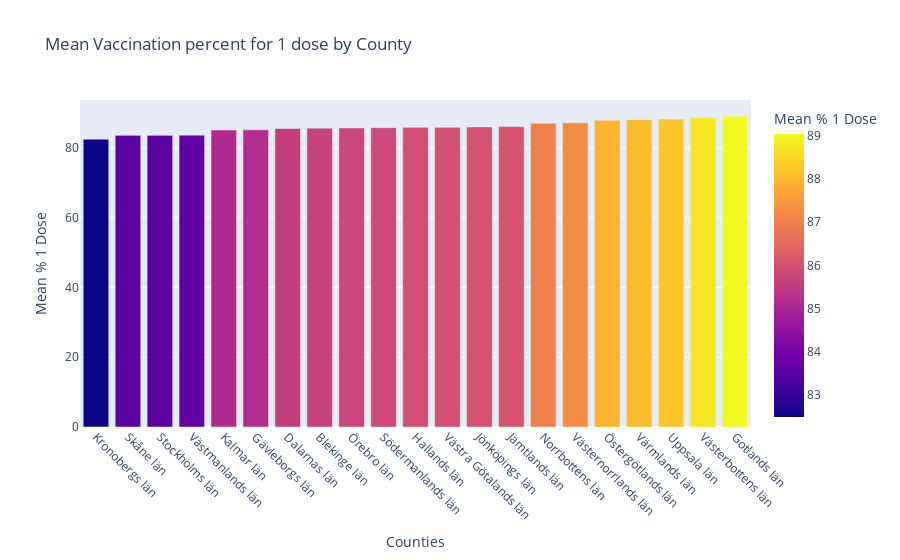

Notebook cell for this chart:
### Markdown cell above
To answer the above question we first group the data by 'region' (county), then we take the max value in the column with cumulative number of cases for each county, and the same for number of cases required hospitalization. If we then divide number of hospitalized cases with total number of cases per region we'll get an answer on which county had the highest percentage of hospitalization cases.

In our previous question we examined what counties had the highest number of cases and here we instead examine what counties has the highest number of severe cases. One could guess this also is interrelated with the vaccination rate in the counties. So we'll start examine the vaccination rate (similar to what we did in exercise 2 but with only dose 1 this time). Here we group the values for dose one in our data by county and calculate the mean values (hence they are split on age groups).

### Code cell
vaccinated_municipallity_and_age = pd.read_excel("Data/Folkhalsomyndigheten_Covid19_Vaccine.xlsx", sheet_name="Vaccinerade kommun och ålder")
df = pd.DataFrame(vaccinated_municipallity_and_age)

county_1_dose_means = df.groupby('Län_namn')['Andel minst 1 dos'].mean()

data = {
    'Counties': county_1_dose_means.index,
    'Mean % 1 Dose': county_1_dose_means.values * 100,
}

fig = px.bar(
    data, 
    x='Counties', 
    y='Mean % 1 Dose',
    title='Mean Vaccination percent for 1 dose by County',
    barmode='group',
    color='Mean % 1 Dose'
)
fig.update_xaxes(tickangle=45, categoryorder='total ascending')
fig.write_html("Visualizations/vaccination_1_dose_county.html")
fig.show()

### Figure 1 — Plotly figure (JSON) as saved in the notebook; plotly's stock layout.template omitted (floating-point values rounded to 4 significant figures)
{"data": [{"alignmentgroup": "True", "hovertemplate": "Counties=%{x}<br>Mean % 1 Dose=%{marker.color}<extra></extra>", "legendgroup": "", "marker": {"color": [85.65, 85.56, 89.03, 85.17, 85.92, 86.09, 86.0, 85.13, 82.5, 87.03, 83.59, 83.59, 85.79, 88.24, 88.08, 88.78, 87.23, 83.65, 85.94, 85.72, 87.93], "coloraxis": "coloraxis", "pattern": {"shape": ""}}, "name": "", "offsetgroup": "", "orientation": "v", "showlegend": false, "textposition": "auto", "type": "bar", "x": ["Blekinge län", "Dalarnas län", "Gotlands län", "Gävleborgs län", "Hallands län", "Jämtlands län", "Jönköpings län", "Kalmar län", "Kronobergs län", "Norrbottens län", "Skåne län", "Stockholms län", "Södermanlands län", "Uppsala län", "Värmlands län", "Västerbottens län", "Västernorrlands län", "Västmanlands län", "Västra Götalands län", "Örebro län", "Östergötlands län"], "xaxis": "x", "y": [85.65, 85.56, 89.03, 85.17, 85.92, 86.09, 86.0, 85.13, 82.5, 87.03, 83.59, 83.59, 85.79, 88.24, 88.08, 88.78, 87.23, 83.65, 85.94, 85.72, 87.93], "yaxis": "y"}], "layout": {"barmode": "group", "coloraxis": {"colorbar": {"title": {"text": "Mean % 1 Dose"}}, "colorscale": [[0, "#0d0887"], [0.1111, "#46039f"], [0.2222, "#7201a8"], [0.3333, "#9c179e"], [0.4444, "#bd3786"], [0.5556, "#d8576b"], [0.6667, "#ed7953"], [0.7778, "#fb9f3a"], [0.8889, "#fdca26"], [1, "#f0f921"]]}, "legend": {"tracegroupgap": 0}, "title": {"text": "Mean Vaccination percent for 1 dose by County"}, "xaxis": {"anchor": "y", "categoryorder": "total ascending", "domain": [0, 1], "tickangle": 45, "title": {"text": "Counties"}}, "yaxis": {"anchor": "x", "domain": [0, 1], "title": {"text": "Mean % 1 Dose"}}}}
